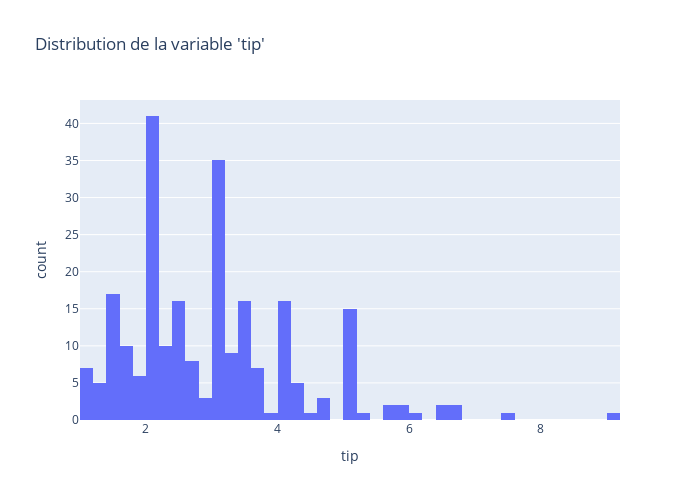

Notebook code for this chart:
### Markdown cell above
#### Histogramme

### Code cell
# Avec Plotly Express
fig = px.histogram(df, x="tip", nbins=50, title="Distribution de la variable 'tip'")
fig.update_traces(showlegend=False)
fig.update_layout(
    autosize=False,
    width=700,
    height=500
)
fig.show()

### Figure 1 — Plotly figure (JSON) as saved in the notebook; plotly's stock layout.template omitted (floating-point values rounded to 4 significant figures; data arrays with more than 128 entries replaced by an {"elided": "..."} marker saying what was removed)
{"data": [{"bingroup": "x", "hovertemplate": "tip=%{x}<br>count=%{y}<extra></extra>", "legendgroup": "", "marker": {"color": "#636efa", "pattern": {"shape": ""}}, "name": "", "nbinsx": 50, "orientation": "v", "showlegend": false, "type": "histogram", "x": {"elided": "244 float values"}, "xaxis": "x", "yaxis": "y"}], "layout": {"autosize": false, "barmode": "relative", "height": 500, "legend": {"tracegroupgap": 0}, "title": {"text": "Distribution de la variable 'tip'"}, "width": 700, "xaxis": {"anchor": "y", "domain": [0, 1], "title": {"text": "tip"}}, "yaxis": {"anchor": "x", "domain": [0, 1], "title": {"text": "count"}}}}
